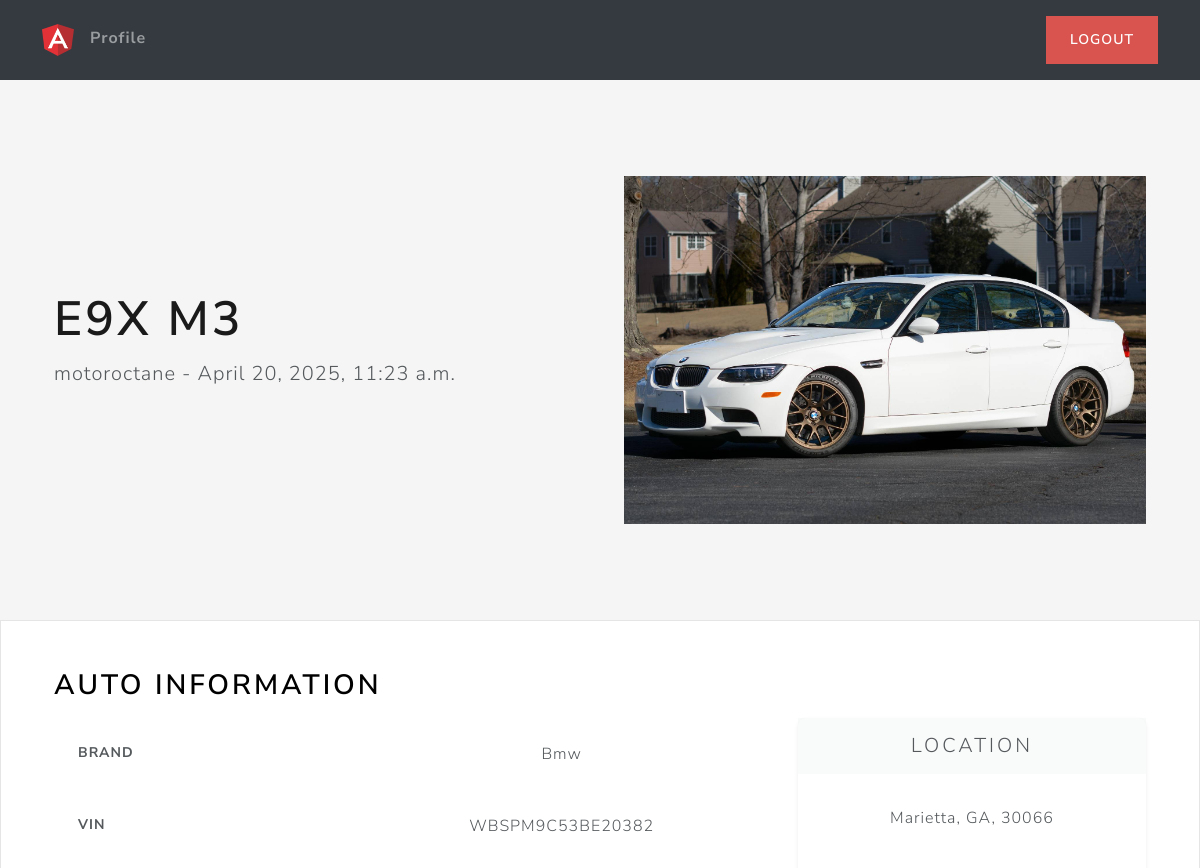
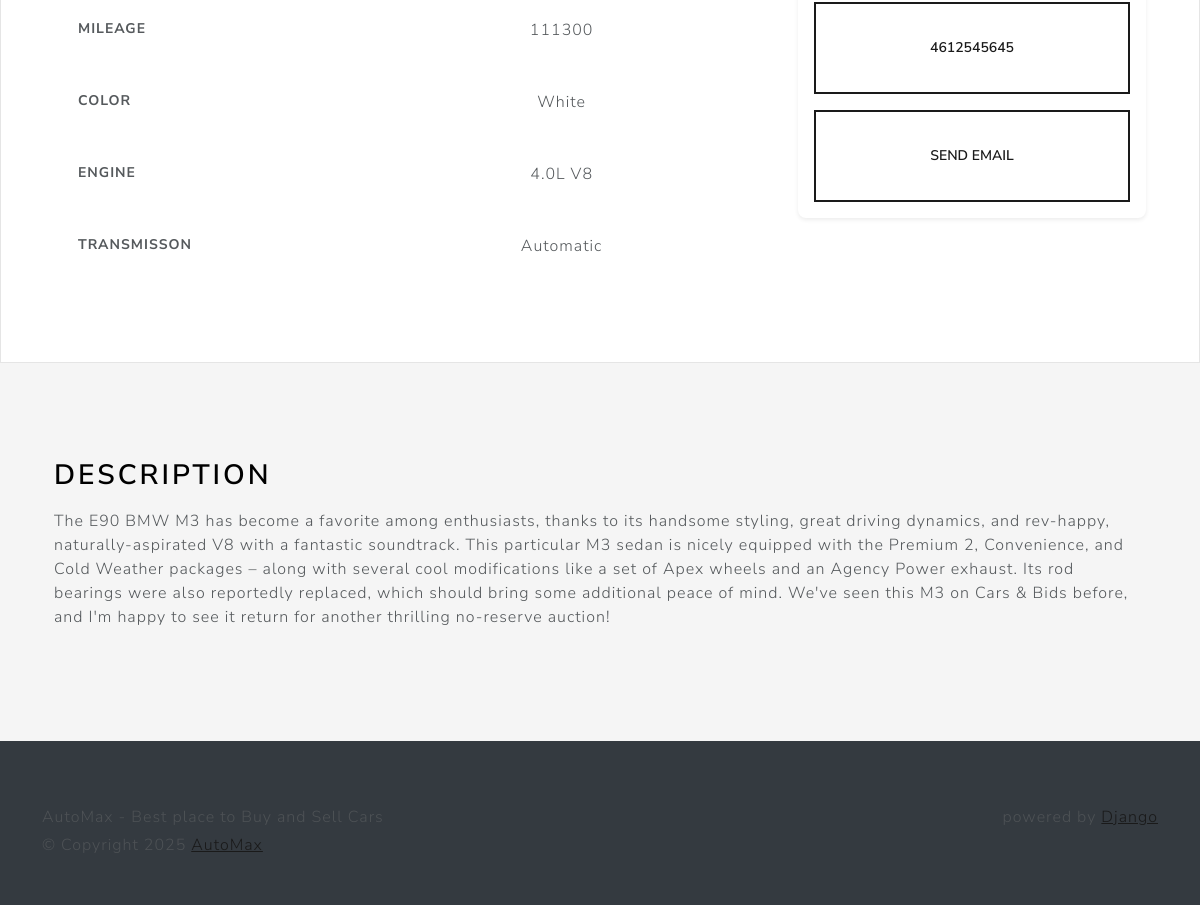
Screenshot of /listing/329682b7-a313-4d62-b642-c0caf68b52ba/ (signed in) with the database file from the repository (2 pictures, top to bottom).
### main/models.py (models this page shows, shortened)
class Listing(models.Model):
    id = models.UUIDField(
        primary_key=True, default=uuid.uuid4, unique=True, editable=False)
    created_at = models.DateTimeField(auto_now=True)
    updated_at = models.DateTimeField(auto_now=True)
    seller = models.ForeignKey(Profile, on_delete=models.CASCADE)
    brand = models.CharField(max_length=24, choices=CARS_BRANDS, default=None)
    model = models.CharField(max_length=64,)
    vin = models.CharField(max_length=17,)
    mileage = models.IntegerField(default=0)
    color = models.CharField(max_length=24,)
    description = models.TextField()
    engine = models.CharField(max_length=24,)
    transmisson = models.CharField(
        max_length=24, choices=TRANSMISSION_OPTIONS, default=None)
    location = models.OneToOneField(
        Location, on_delete=models.SET_NULL, null=True)
    image = models.ImageField(upload_to=user_listing_path)

### users/models.py (models this page shows, shortened)
class Profile(models.Model):
    user=models.OneToOneField(User, on_delete=models.CASCADE)
    photo=models.ImageField( upload_to=user_directory_path , null=True)
    bio=models.CharField(max_length=140, blank=True)
    phone_number=models.CharField(max_length=12, blank=True, null=True)
    location =models.OneToOneField(Location, on_delete=models.SET_NULL, null=True)

class Location(models.Model):
    address_1=models.CharField(max_length=128, blank=True)
    address_2=models.CharField(max_length=128,blank=True)
    city=models.CharField(max_length=64)
    state = USStateField(default='NY')
    zip_code = USZipCodeField(blank=True)

### main/views.py (the view)
# urls.py: path('listing/<str:id>/', listing_view, name='listing'),
@login_required
def listing_view(request, id):
    try:
        listing = Listing.objects.get(id=id)
        if listing is None:
            raise Exception
        return render(request, 'views/listing.html', {'listing': listing,})
    except Exception as e:
        messages.error(request, f'Invalid UID {id} was provided for listing.')
        return redirect('home')

### main/templates/views/listing.html (shortened to what this page needs)
{% extends 'base/base.html' %}
{% load static %}
{% block 'body' %}
<main>
    <section class="container col-xxl-8 px-4 py-5">
        <div class="row flex-lg-row-reverse align-items-center g-5 py-5">
            <div class="col-10 col-sm-8 col-lg-6">
                <img src="{{ listing.image.url }}" class="d-block mx-lg-auto img-fluid" width="1920" height="1080"
                    loading="lazy">
            </div>
            <div class="col-lg-6">
                <h1 class="display-5 fw-bold lh-1 mb-3">{{ listing.model }}</h1>
                <p class="lead">{{ listing.seller.user.username }} - {{ listing.updated_at }}</p>
            </div>
        </div>
    </section>
    <div class="bg-light">
        <div class="container px-4 py-5">
            <h2 class="mb-3 border-bottom" style="color: black">Auto Information</h2>
            <div class="row row-cols-1 row-cols-md-3 mb-3 text-center">
                <div class="col-lg-8">
                    <div class="table-responsive">
                        <table class="table text-center">
                            <tbody>
                                <tr>
                                    <th scope="row" class="text-start">Brand</th>
                                    <td> {{listing.brand|capfirst }}</td>
                                </tr>
                                <tr>
                                    <th scope="row" class="text-start">Vin</th>
                                    <td> {{listing.vin }}</td>
                                </tr>
                                <tr>
                                    <th scope="row" class="text-start">Mileage</th>
                                    <td> {{listing.mileage }}</td>
                                </tr>
                                <tr>
                                    <th scope="row" class="text-start">Color</th>
                                    <td> {{listing.color }}</td>
                                </tr>
                                <tr>
                                    <th scope="row" class="text-start">Engine</th>
                                    <td> {{listing.engine }}</td>
                                </tr>
                                <tr>
                                    <th scope="row" class="text-start">Transmisson</th>
                                    <td> {{listing.transmisson|capfirst }}</td>
                                </tr>
                            </tbody>
                        </table>
                    </div>
                </div>
                <div class="col-lg-4">
                    <div class="card mb-4 rounded-3 shadow-sm">
                        <div class="card-header py-3">
                            <h4 class="my-0 fw-normal">Location</h4>
                        </div>
                        <div class="card-body">
                            <ul class="list-unstyled mt-3 mb-4">
                                <li>{{ listing.location.city }}, {{ listing.location.state }},
                                    {{listing.location.zip_code }} </li>
                            </ul>
                            <button
                                class="w-100 btn btn-lg btn-outline-primary my-3">{{listing.seller.phone_number}}</button>
                            <button id="sendEmail" class="w-100 btn btn-lg btn-outline-primary">Send Email</button>
                        </div>
                    </div>
                </div>
            </div>
        </div>
    </div>
    <div class="container px-4 py-5">
        <div class="row g-4 py-5">
            <div class="col d-flex align-items-start">
                <div>
                    <h2 class="mb-3 border-bottom" style="color: black">Description</h2>
                    <p> {{ listing.description }}</p>
                </div>
            </div>
        </div>
    </div>
</main>
{% endblock %}

### main/templates/base/base.html (shortened to what this page needs)
{% load static %}
<!Doctype html>
<html lang="en" class="h-100">
<head>
    <link href="{% static 'css/bootstrap.min.css' %}" rel="stylesheet">
    <link href="{% static 'css/style.css' %}" rel="stylesheet">
</head>
<body>
    {% block 'header' %}
    <header class="p-3 bg-dark text-white w-100 nav-masthead">
        <div class="container">
            <div class="d-flex flex-wrap align-items-center justify-content-center justify-content-lg-start">
                <a href="{% url 'home' %}"
                    class="d-flex align-items-center mb-2 mb-lg-0 text-white text-decoration-none">
                    <img class="bi me-2" width="32" height="32" src="{% static 'images/logo.png' %}"
                        aria-label="Bootstrap">
                </a>
                {% if request.user.is_authenticated %}
                <ul class="nav col-12 col-lg-auto me-lg-auto mb-2 justify-content-center mb-md-0">
                    <li>
                        <a href="{% url 'profile' %}" class="nav-link px-2">Profile</a>
                    </li>
                </ul>
                <div class="text-end">
                    <a type="button" href="{% url 'logout' %}" class="btn btn-danger">Logout</a>
                </div>
                {% endif %}
            </div>
        </div>
    </header>
    {% endblock %}
    {% block 'body' %}
    {% endblock %}
</body>
{%block 'footer' %}
<footer class="footer text-muted bg-dark py-5">
    <div class="container">
        <p class="float-end mb-1">powered by <a href="https://www.djangoproject.com">Django</a></p>
        <p class="mb-1">AutoMax - Best place to Buy and Sell Cars</p>
        <p class="mb-0">© Copyright {%now 'Y'%} <a href="">AutoMax</a></p>
    </div>
</footer>
{%endblock%}
</html>

### main/static/css/style.css (style rules this page uses)
html, body { height: 100%; }
body { align-items: center; padding-bottom: 40px; background-color: #f5f5f5; }
.h2, h2 { color: white; }
.nav-masthead .nav-link { padding: .25rem 0; font-weight: 700; color: rgba(255, 255, 255, .5); background-color: transparent; border-bottom: .25rem solid transparent; }

### rows the page displays
Listing: image (picture), model "E9X M3", seller.user.username "motoroctane", updated_at "April 20, 2025, 11:23 a.m.", brand "Bmw", vin "WBSPM9C53BE20382", mileage "111300", color "White", engine "4.0L V8", transmisson "Automatic", location.city "Marietta", location.state "GA", location.zip_code "30066", seller.phone_number "4612545645", description "The E90 BMW M3 has become a favorite among enthusiasts, thanks to its handsome styling, great driving dynamics, and rev-happy, naturally-aspirated V8 with a fantastic soundtrack. This particular M3 sedan is nicely equipped with the Premium 2, Convenience, and Cold Weather packages – along with several cool modifications like a set of Apex wheels and an Agency Power exhaust. Its rod bearings were also reportedly replaced, which should bring some additional peace of mind. We've seen this M3 on Cars & Bids before, and I'm happy to see it return for another thrilling no-reserve auction!"
